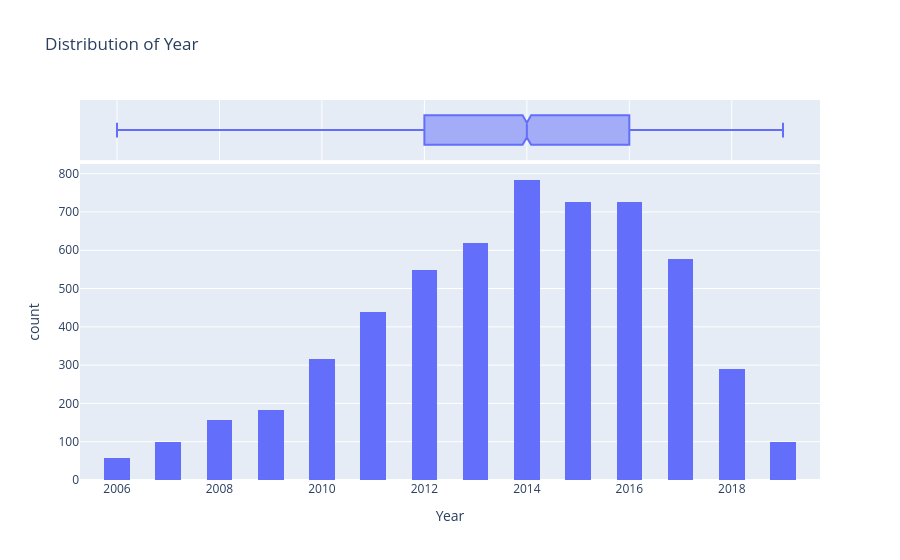

Notebook source saved alongside this figure:
### Code cell
for col in numeric_cols:
    fig = px.histogram(df_c, x=col, marginal='box', title=f'Distribution of {col}', nbins=30)
    fig.show()

### Figure 1 — Plotly figure (JSON) as saved in the notebook; plotly's stock layout.template omitted (floating-point values rounded to 4 significant figures; data arrays with more than 128 entries replaced by an {"elided": "..."} marker saying what was removed)
{"data": [{"bingroup": "x", "hovertemplate": "Year=%{x}<br>count=%{y}<extra></extra>", "legendgroup": "", "marker": {"color": "#636efa", "pattern": {"shape": ""}}, "name": "", "nbinsx": 30, "orientation": "v", "showlegend": false, "type": "histogram", "x": {"elided": "5619 int values"}, "xaxis": "x", "yaxis": "y"}, {"hovertemplate": "Year=%{x}<extra></extra>", "legendgroup": "", "marker": {"color": "#636efa"}, "name": "", "notched": true, "showlegend": false, "type": "box", "x": {"elided": "5619 int values"}, "xaxis": "x2", "yaxis": "y2"}], "layout": {"barmode": "relative", "legend": {"tracegroupgap": 0}, "title": {"text": "Distribution of Year"}, "xaxis": {"anchor": "y", "domain": [0, 1], "title": {"text": "Year"}}, "xaxis2": {"anchor": "y2", "domain": [0, 1], "matches": "x", "showgrid": true, "showticklabels": false}, "yaxis": {"anchor": "x", "domain": [0, 0.8316], "title": {"text": "count"}}, "yaxis2": {"anchor": "x2", "domain": [0.8416, 1], "matches": "y2", "showgrid": false, "showline": false, "showticklabels": false, "ticks": ""}}}
